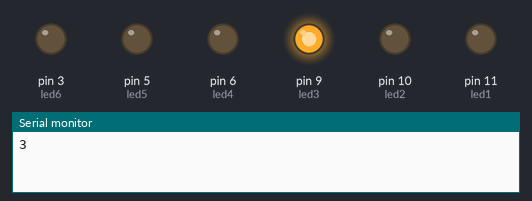
The sketch below on a simulated Arduino Uno, built with avr-gcc and run on an emulated ATmega328P. Parts: output pins drawn as LEDs (lit = HIGH), the last lines printed to the serial monitor. Random numbers use the default seed unless the sketch sets one.

Above: at 0.1 s.
At 7.1 s:
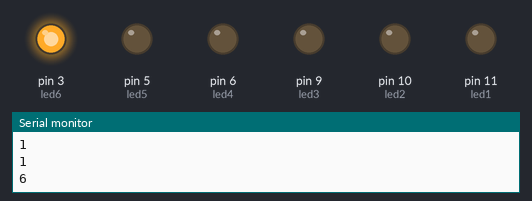
At 14.1 s:
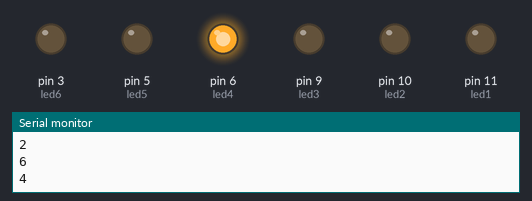
At 18.1 s:
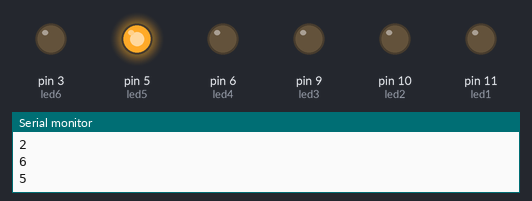
At 24.1 s:
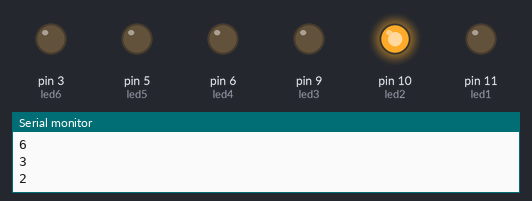
At 34.1 s:
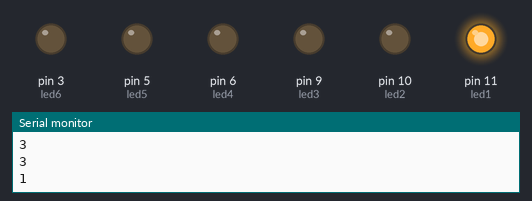
Timing chart, 0 to 40.0 s (numbered marks = the images above):
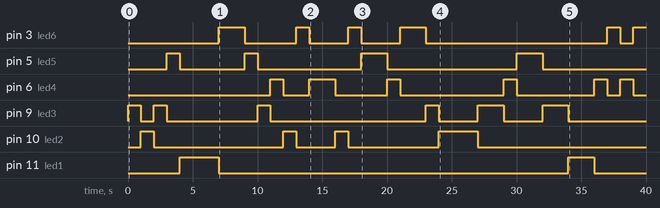

Measured:
- by itself, pin 3 (led6): LOW → HIGH at 7.0 s, → LOW 2.0 s later, → HIGH 4.0 s later, → LOW 1.0 s later, … (11 changes in this stretch)
- by itself, pin 5 (led5): LOW → HIGH at 3.0 s, → LOW 1.0 s later, → HIGH 5.0 s later, → LOW 1.0 s later, … (8 changes in this stretch)
- by itself, pin 6 (led4): LOW → HIGH at 11.0 s, → LOW 1.0 s later, → HIGH 2.0 s later, → LOW 2.0 s later, … (12 changes in this stretch)
- by itself, pin 9 (led3): LOW → HIGH at 0.00 s, → LOW 1.0 s later, → HIGH 1.0 s later, → LOW 1.0 s later, … (12 changes in this stretch)
- by itself, pin 10 (led2): LOW → HIGH at 1.0 s, → LOW 1.0 s later, → HIGH 10.0 s later, → LOW 1.0 s later, … (8 changes in this stretch)
- by itself, pin 11 (led1): LOW → HIGH at 4.0 s, → LOW 3.0 s later, → HIGH 27.0 s later, → LOW 2.0 s later

The sketch:

_6LED.ino
```cpp
//rozsvítí 1 náhodnou LED diodu z 6ti

int led1 = 11;
int led2 = 10;
int led3 = 9;
int led4 = 6;
int led5 = 5;
int led6 = 3;
int svit = 255;
int tma = 0;
int randNumber;

void setup() {
  Serial.begin(9600);
  pinMode(led1, OUTPUT);
  pinMode(led2, OUTPUT);
  pinMode(led3, OUTPUT);
  pinMode(led4, OUTPUT);
  pinMode(led5, OUTPUT);
  pinMode(led6, OUTPUT);
  randomSeed(analogRead(0));

}

void loop() {
  analogWrite(led1, tma);
  analogWrite(led2, tma);
  analogWrite(led3, tma);
  analogWrite(led4, tma);
  analogWrite(led5, tma);
  analogWrite(led6, tma);

  randNumber = random(1,7);
  Serial.println(randNumber);

  if(randNumber == 1){
    analogWrite(led1, svit);
  }
  else if(randNumber == 2){
    analogWrite(led2, svit);
  }
  else if(randNumber == 3){
    analogWrite(led3, svit);
  }
  else if(randNumber == 4){
    analogWrite(led4, svit);
  }
  else if(randNumber == 5){
    analogWrite(led5, svit);
  }
  else if (randNumber == 6){
    analogWrite(led6, svit);
  }

  delay(1000);

}
```
